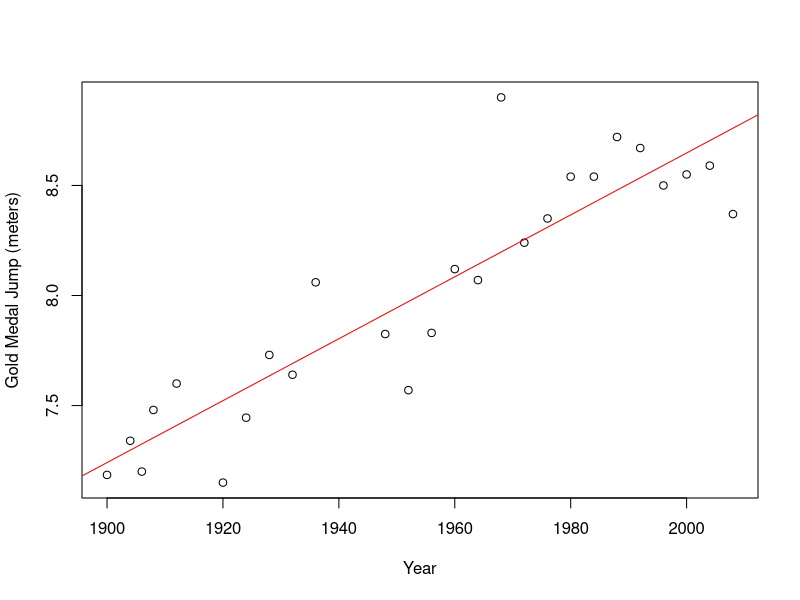
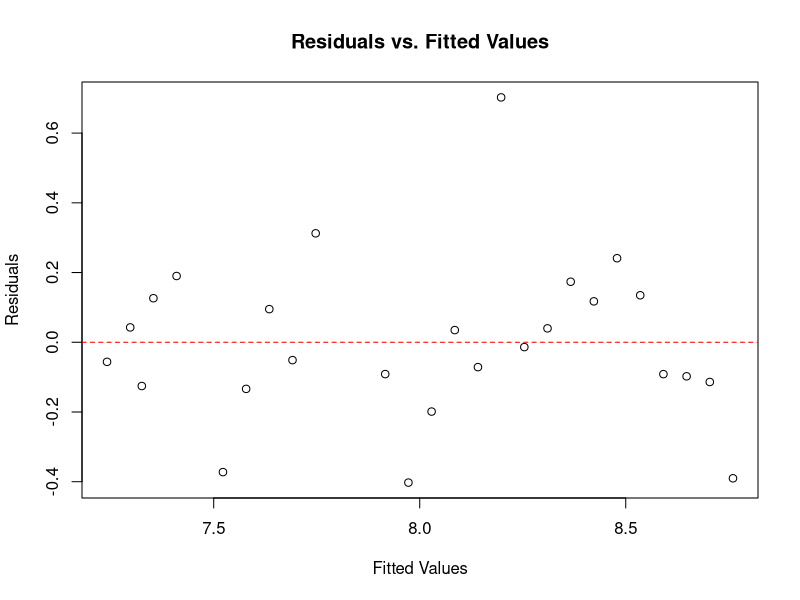
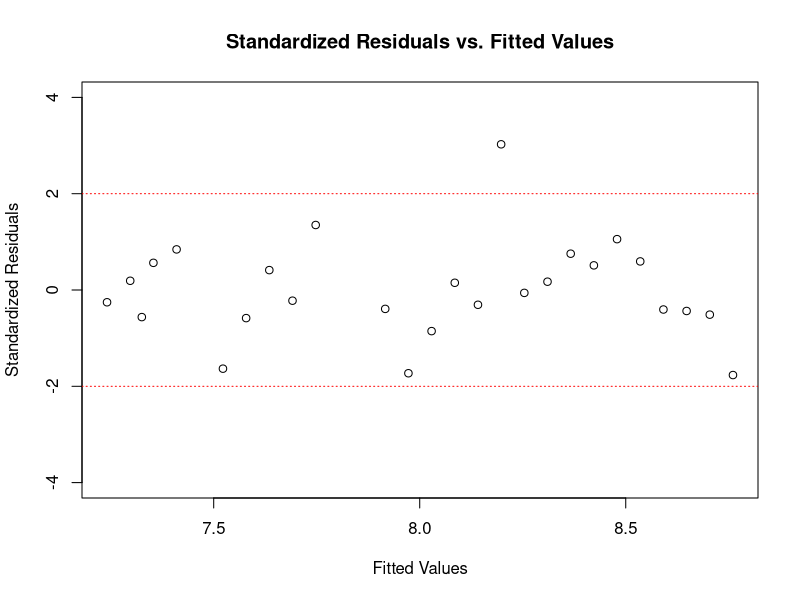
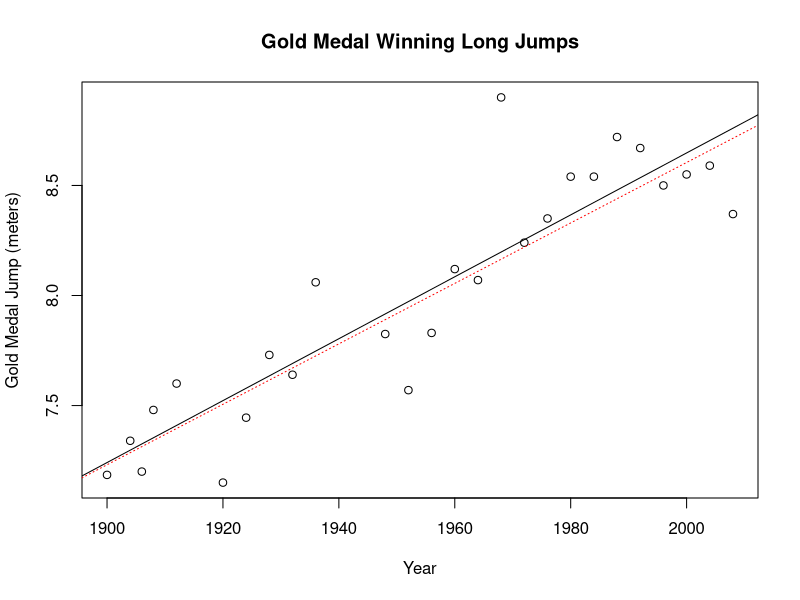
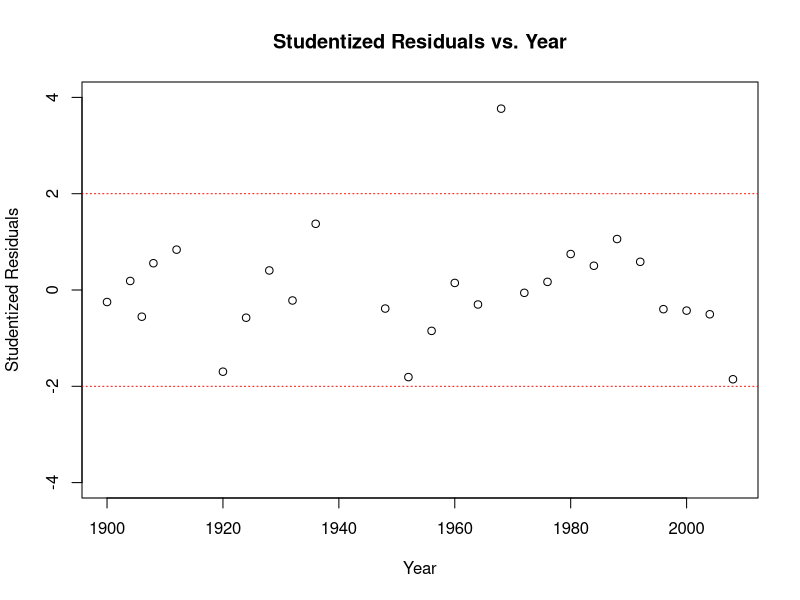
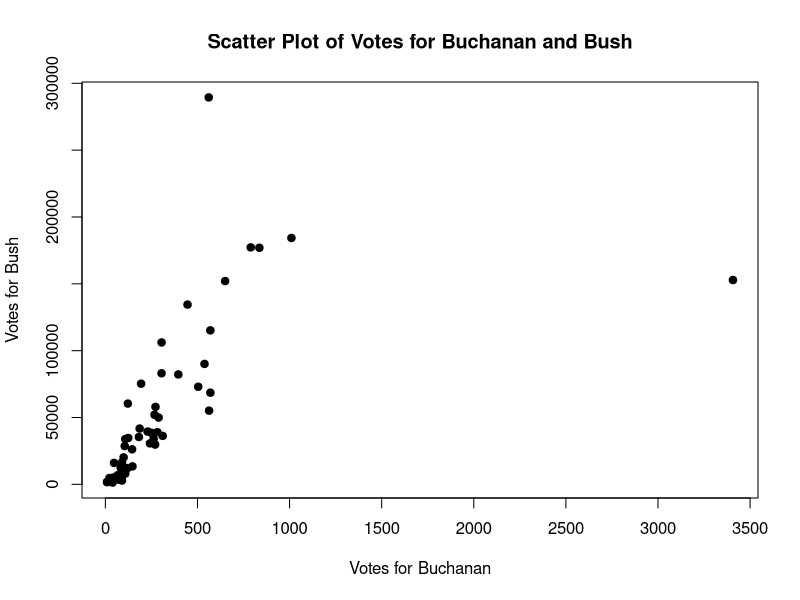

These charts were generated, in order, by the following R code:
## ---- chunk 1
jump <- read.csv("../data/LongJumpOlympics.csv", header = TRUE)
attach(jump)
## ---- chunk 2
plot(Gold ~ Year, xlab = "Year", ylab = "Gold Medal Jump (meters)")
jump.lm <- lm(Gold ~ Year)
abline(jump.lm, col = "red")
## ---- chunk 3
jump.lm$residuals
plot(jump.lm$residuals ~ jump.lm$fitted.values, xlab = "Fitted Values", ylab = "Residuals", main = "Residuals vs. Fitted Values")
abline(h = 0, lty = 2, col = "red")
## ---- chunk 4
jump.lm$residuals[16]
## ---- chunk 5
library(MASS)
## ---- chunk 6
stdres(jump.lm)
plot(stdres(jump.lm) ~ jump.lm$fit, ylim = c(-4, 4), xlab = "Fitted Values", ylab = "Standardized Residuals", main = "Standardized Residuals vs. Fitted Values")
abline(h = -2, lty = 3, col = "red")
abline(h = 2, lty = 3, col = "red")
## ---- chunk 7
stdres(jump.lm)[16]
## ---- chunk 8
no68.df <- jump[!Year == "1968", ]
no68.lm <- lm(no68.df$Gold ~ no68.df$Year)
plot(Gold ~ Year, xlab = "Year", ylab = "Gold Medal Jump (meters)", main = "Gold Medal Winning Long Jumps")
abline(jump.lm)
abline(no68.lm, col = "red", lty = 3)
## ---- chunk 9
stud_resids <- studres(jump.lm)
stud_resids
## ---- chunk 10
plot(stud_resids ~ Year, ylim = c(-4, 4), xlab = "Year", ylab = "Studentized Residuals", main = "Studentized Residuals vs. Year")
abline(h = -2, lty = 3, col = "red")
abline(h = 2, lty = 3, col = "red")
## ---- chunk 11
stud_resids[16]
## ---- chunk 12
detach(jump)
## ---- chunk 13
palm <- read.csv("../data/PalmBeach.csv", header = TRUE)
attach(palm)
## ---- chunk 14
plot(Buchanan, Bush, main = "Scatter Plot of Votes for Buchanan and Bush", xlab = "Votes for Buchanan", ylab = "Votes for Bush", pch = 19)
## ---- chunk 15
summary(Buchanan)
## ---- chunk 16
summary(Bush)
## ---- chunk 17
identify_outliers <- function(x) {
  Q1 <- quantile(x, 0.25)
  Q3 <- quantile(x, 0.75)
  IQR <- Q3 - Q1
  lower_bound <- Q1 - 1.5 * IQR
  upper_bound <- Q3 + 1.5 * IQR
  outliers <- x[x < lower_bound | x > upper_bound]
  return(outliers)
}
## ---- chunk 18
buchanan_outliers <- identify_outliers(Buchanan)
buchanan_outliers
## ---- chunk 19
bush_outliers <- identify_outliers(Bush)
bush_outliers
